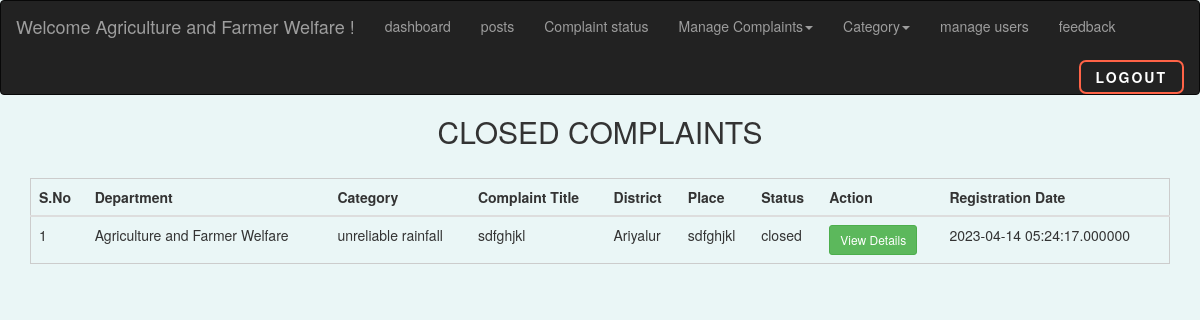
Page /a_close.php (signed in) on the committed database.
### tables this page shows
CREATE TABLE `agriculture` (
  `id` int(250) NOT NULL,
  `umail` varchar(50) NOT NULL,
  `department` varchar(50) NOT NULL,
  `cat` varchar(50) NOT NULL,
  `ctitle` varchar(250) NOT NULL,
  `cdetail` varchar(250) NOT NULL,
  `cdoc` varchar(250) NOT NULL,
  `district` varchar(50) NOT NULL,
  `place` varchar(200) NOT NULL,
  `status` varchar(50) NOT NULL,
  `date` datetime(6) NOT NULL DEFAULT current_timestamp(6),
  `seen` varchar(50) NOT NULL,
  `cseen` varchar(10) NOT NULL,
  `cimage` varchar(255) NOT NULL
);

### a_close.php (the view, shortened to what this page needs)
<?php
include("dbconnect.php");
?>
<!DOCTYPE html>
<html>
<head>
  <link rel="stylesheet" href="https://maxcdn.bootstrapcdn.com/bootstrap/3.4.1/css/bootstrap.min.css">
  </head>
  <body style="background-color: #eaf6f6;">
    <nav class="navbar navbar-inverse">
      <div class="container-fluid">
    <div class="navbar-header">
      <a class="navbar-brand">Welcome <?php echo $_SESSION['aname']; ?> !</a>
    </div>
    <ul class="nav navbar-nav">
    <li><a href="a_notify.php">dashboard</a></li>
    <li><a href="agripost.php">posts</a></li>
    <li><a href="a_agri.php">Complaint status</a></li>
      <li class="dropdown">
      <a class="dropdown-toggle" data-toggle="dropdown" href="#">Manage Complaints<span class="caret"></span></a>
          </li>
        <li class="dropdown">
      <a class="dropdown-toggle" data-toggle="dropdown" href="#">Category<span class="caret"></span></a>
          </li>
          <li><a href="a_umanage.php">manage users</a></li>
          <li><a href="a_afeed.php">feedback</a></li>
        </ul>
    <form method="get"><button class="back" name="logout">Logout</button></form>
  </div>
  </nav>
	<div>
    <h2 style="text-align: center;">CLOSED COMPLAINTS</h2>
  <br>
  <table  style="margin: 0 auto; width: 95%; border: 1px solid #ccc;" class="table">
			<thead>
    <tr>
      <th scope="col">S.No</th>
      <th scope="col">Department</th>
      <th scope="col">Category</th>
      <th scope="col">Complaint Title</th>
      <th scope="col">District</th>
      <th scope="col">Place</th>
      <th scope="col">Status</th>
      <th scope="col">Action</th>
      <th scope="col">Registration Date</th>
    </tr>
  </thead>
		<tr>
			<?php
  $status="closed";
  $qry=mysqli_query($conn,"select * from agriculture WHERE status='$status'");
  while ($row=mysqli_fetch_array($qry))
  {
  ?>
      <tbody>
      <td scope="row"></td>
      <td><?php   echo $row['department'];  ?></td>
      <td><?php   echo $row['cat'];  ?></td>
      <td><?php   echo $row['ctitle'];  ?></td>
      <td><?php   echo $row['district'];  ?></td>
      <td><?php   echo $row['place'];  ?></td>
      <td><?php   echo $row['status'];  ?></td>
      <td><a type="button" class="btn btn-success btn-sm" href='a_cview.php?id=<?php echo $row['id']?>'>View Details</a></td>
      <td><?php  echo $row['date'] ; ?></td>
    </tr>
    <?php
  }
  ?>
	</table>
	</div>
</body>
</html>

### a_close.php (style rules this page uses)
.back { position: relative; padding: 5px 15px; border-radius: 7px; border: 2px solid rgb(255, 99, 71); font-size: 14px; text-transform: uppercase; font-weight: 600; letter-spacing: 2px; background: transparent; color: #fff; overflow: hidden; box-shadow: 0 0 0 0 transparent; -webkit-transition: all 0.2s ease-in; -moz-transition: all 0.2s ease-in; transition: all 0.2s ease-in; float: right; margin-left: 9px; margin-top: 9px; }
.back::before { content: ''; display: block; width: 0px; height: 86%; position: absolute; top: 7%; left: 0%; opacity: 0; background: #fff; box-shadow: 0 0 50px 30px #fff; -webkit-transform: skewX(-20deg); -moz-transform: skewX(-20deg); -ms-transform: skewX(-20deg); -o-transform: skewX(-20deg); transform: skewX(-20deg); }
body { counter-reset: serial; overflow-x: hidden; }
tr td:first-child:before { counter-increment: serial; content: counter(serial); }

### rows in the picture
agriculture: department "Agriculture and Farmer Welfare", cat "unreliable rainfall", ctitle "sdfghjkl", district "Ariyalur", place "sdfghjkl", status "closed", date "2023-04-14 05:24:17.000000"

### other values in the picture
$_SESSION['aname'] "Agriculture and Farmer Welfare"
